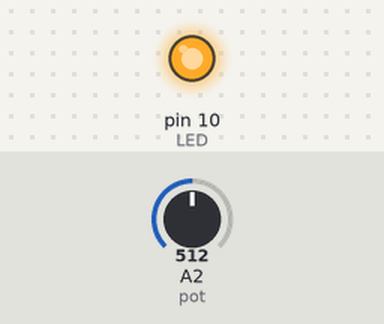
A sketch run on a simulated Arduino Uno, built with avr-gcc and run on an emulated ATmega328P. Parts: output pins drawn as LEDs (lit = HIGH). The test bench sets the inputs (shaded band); at power-on: A2 (pot) = 512. What the sketch prints to the serial monitor is not drawn.

Above: at 1.2 s.
1.3 s: A2 (pot) set to 0
At 2.5 s:
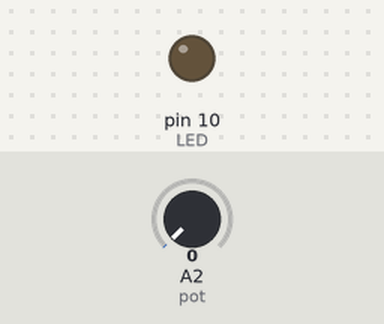
2.8 s: A2 (pot) set to 122
At 3.7 s:
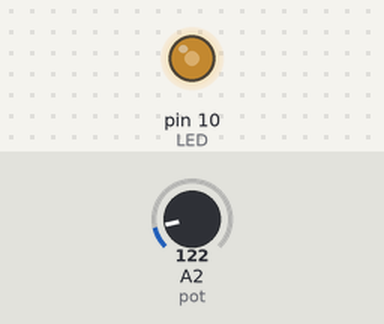
4.3 s: A2 (pot) set to 1023
At 4.8 s:
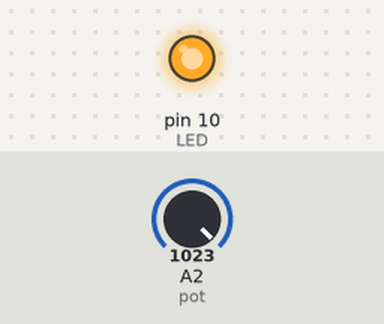
Timing chart, 0 to 7.3 s (numbered marks = the images above; inputs shaded):
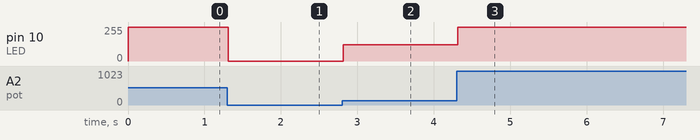

Measured:
- after the input at 1.3 s, pin 10 (LED): 255/255 → 0/255 at once
- after the input at 2.8 s, pin 10 (LED): 0/255 → 122/255 at once
- after the input at 4.3 s, pin 10 (LED): 122/255 → 255/255 at once

The sketch:

potentiometercontrol_oct28_vol_0.15.ino
```cpp
int LED = 10;
int pot = 2;
int val;
int brightness;
int fadeAmount;

void setup() {
  pinMode(LED, OUTPUT);
  Serial.begin(9600);
}

void loop() {

val = analogRead(pot);
Serial.print("value =");
Serial.print(val);

analogWrite(LED, brightness = val);

}
```
